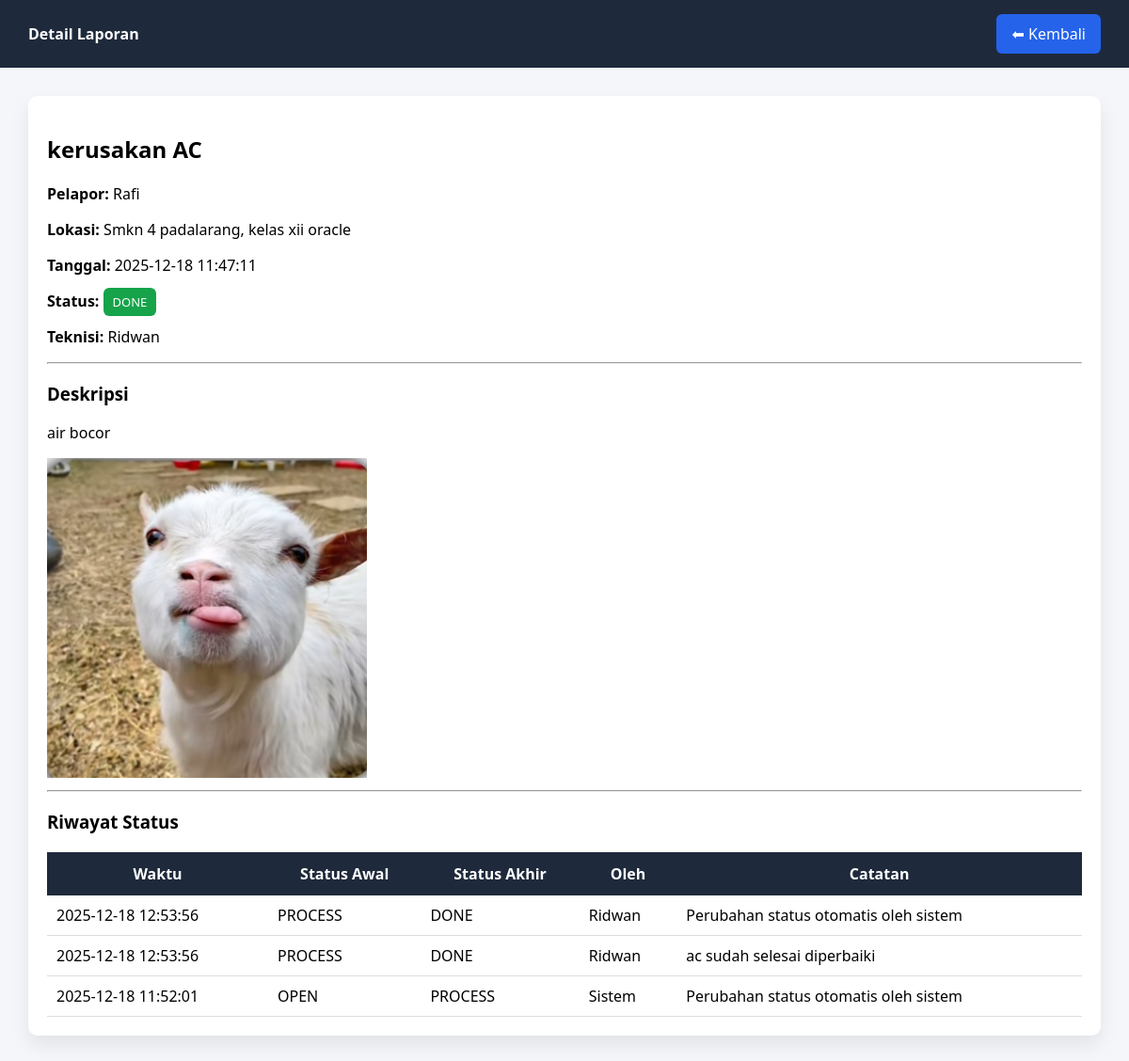
Page /reports/detail.php?id=1 (signed in) on the committed database.
### tables this page shows
CREATE TABLE `reports` (
  `report_id` int(11) NOT NULL,
  `user_id` int(11) DEFAULT NULL,
  `judul` varchar(150) DEFAULT NULL,
  `deskripsi` text DEFAULT NULL,
  `lokasi` varchar(100) DEFAULT NULL,
  `foto` varchar(255) DEFAULT NULL,
  `status` enum('OPEN','PROCESS','DONE','REJECT') DEFAULT 'OPEN',
  `assigned_to` int(11) DEFAULT NULL,
  `tanggal_lapor` datetime DEFAULT current_timestamp()
);

CREATE TABLE `users` (
  `user_id` int(11) NOT NULL,
  `nama` varchar(100) DEFAULT NULL,
  `username` varchar(50) DEFAULT NULL,
  `password` varchar(255) DEFAULT NULL,
  `role` enum('siswa','admin','teknisi') DEFAULT NULL
);

CREATE TABLE `tracking_progress` (
  `tracking_id` int(11) NOT NULL,
  `report_id` int(11) DEFAULT NULL,
  `technician_id` int(11) DEFAULT NULL,
  `status_awal` enum('OPEN','PROCESS','DONE','REJECT') DEFAULT NULL,
  `status_akhir` enum('OPEN','PROCESS','DONE','REJECT') DEFAULT NULL,
  `catatan` text DEFAULT NULL,
  `timestamp` datetime DEFAULT current_timestamp()
);

### reports/detail.php (the view, shortened to what this page needs)
<?php
include "../config/db.php";
$report_id = intval($_GET['id']);
$q = mysqli_query($conn, "
    SELECT r.*, u.nama AS pelapor, t.nama AS teknisi
    FROM reports r
    JOIN users u ON r.user_id = u.user_id
    LEFT JOIN users t ON r.assigned_to = t.user_id
    WHERE r.report_id = $report_id
");
$data = mysqli_fetch_assoc($q);
$tracking = mysqli_query($conn, "
    SELECT tp.*, u.nama
    FROM tracking_progress tp
    LEFT JOIN users u ON tp.technician_id = u.user_id
    WHERE tp.report_id = $report_id
    ORDER BY tp.timestamp DESC
");
?>
<!DOCTYPE html>
<html>
<head>
    <link rel="stylesheet" href="../assets/css/style.css">
</head>
<body>
<div class="navbar">
    <b>Detail Laporan</b>
    <a href="javascript:history.back()" class="btn">⬅ Kembali</a>
</div>
<div class="container">
    <div class="card">
        <h2><?= $data['judul'] ?></h2>
        <p><b>Pelapor:</b> <?= $data['pelapor'] ?></p>
        <p><b>Lokasi:</b> <?= $data['lokasi'] ?></p>
        <p><b>Tanggal:</b> <?= $data['tanggal_lapor'] ?></p>
        <p>
            <b>Status:</b>
            <span class="status <?= $data['status'] ?>">
                <?= $data['status'] ?>
            </span>
        </p>
        <p><b>Teknisi:</b>
            <?= $data['teknisi'] ? $data['teknisi'] : '-' ?>
        </p>
        <hr>
        <h3>Deskripsi</h3>
        <p><?= nl2br($data['deskripsi']) ?></p>
        <?php if ($data['foto']) : ?>
            <img src="../uploads/<?= $data['foto'] ?>" class="img-preview">
        <?php endif ?>
        <hr>
        <h3>Riwayat Status</h3>
        <table>
            <tr>
                <th>Waktu</th>
                <th>Status Awal</th>
                <th>Status Akhir</th>
                <th>Oleh</th>
                <th>Catatan</th>
            </tr>
            <?php while ($t = mysqli_fetch_assoc($tracking)) : ?>
            <tr>
                <td><?= $t['timestamp'] ?></td>
                <td><?= $t['status_awal'] ?></td>
                <td><?= $t['status_akhir'] ?></td>
                <td><?= $t['nama'] ?? 'Sistem' ?></td>
                <td><?= $t['catatan'] ?></td>
            </tr>
            <?php endwhile ?>
        </table>
    </div>
</div>
</body>
</html>

### assets/css/style.css (style rules this page uses)
* { box-sizing: border-box; font-family: 'Segoe UI', sans-serif; }
body { margin: 0; background: #f4f6f9; }
.navbar { background: #1e293b; color: white; padding: 15px 30px; display: flex; justify-content: space-between; align-items: center; }
.navbar a { color: white; text-decoration: none; margin-left: 15px; }
.container { padding: 30px; }
.card { background: white; padding: 20px; border-radius: 10px; box-shadow: 0 10px 20px rgba(0,0,0,0.08); }
.btn { padding: 10px 16px; background: #2563eb; color: white; border: none; border-radius: 6px; text-decoration: none; cursor: pointer; }
table { width: 100%; border-collapse: collapse; margin-top: 20px; }
table th { background: #1e293b; color: white; padding: 12px; }
table td { padding: 10px; border-bottom: 1px solid #ddd; }
.status { padding: 6px 10px; border-radius: 6px; font-size: 13px; color: white; }
.DONE { background: #16a34a; }

### rows in the picture
reports: judul "kerusakan AC", user.nama "Rafi", lokasi "Smkn 4 padalarang, kelas xii oracle", tanggal_lapor "2025-12-18 11:47:11", status "DONE", assigned_to.nama "Ridwan", deskripsi "air bocor", foto (picture)
tracking_progress: timestamp "2025-12-18 12:53:56", status_awal "PROCESS", status_akhir "DONE", technician.nama "Ridwan", catatan "Perubahan status otomatis oleh sistem"
tracking_progress: timestamp "2025-12-18 12:53:56", status_awal "PROCESS", status_akhir "DONE", technician.nama "Ridwan", catatan "ac sudah selesai diperbaiki"
tracking_progress: timestamp "2025-12-18 11:52:01", status_awal "OPEN", status_akhir "PROCESS", nama "Sistem", catatan "Perubahan status otomatis oleh sistem"
